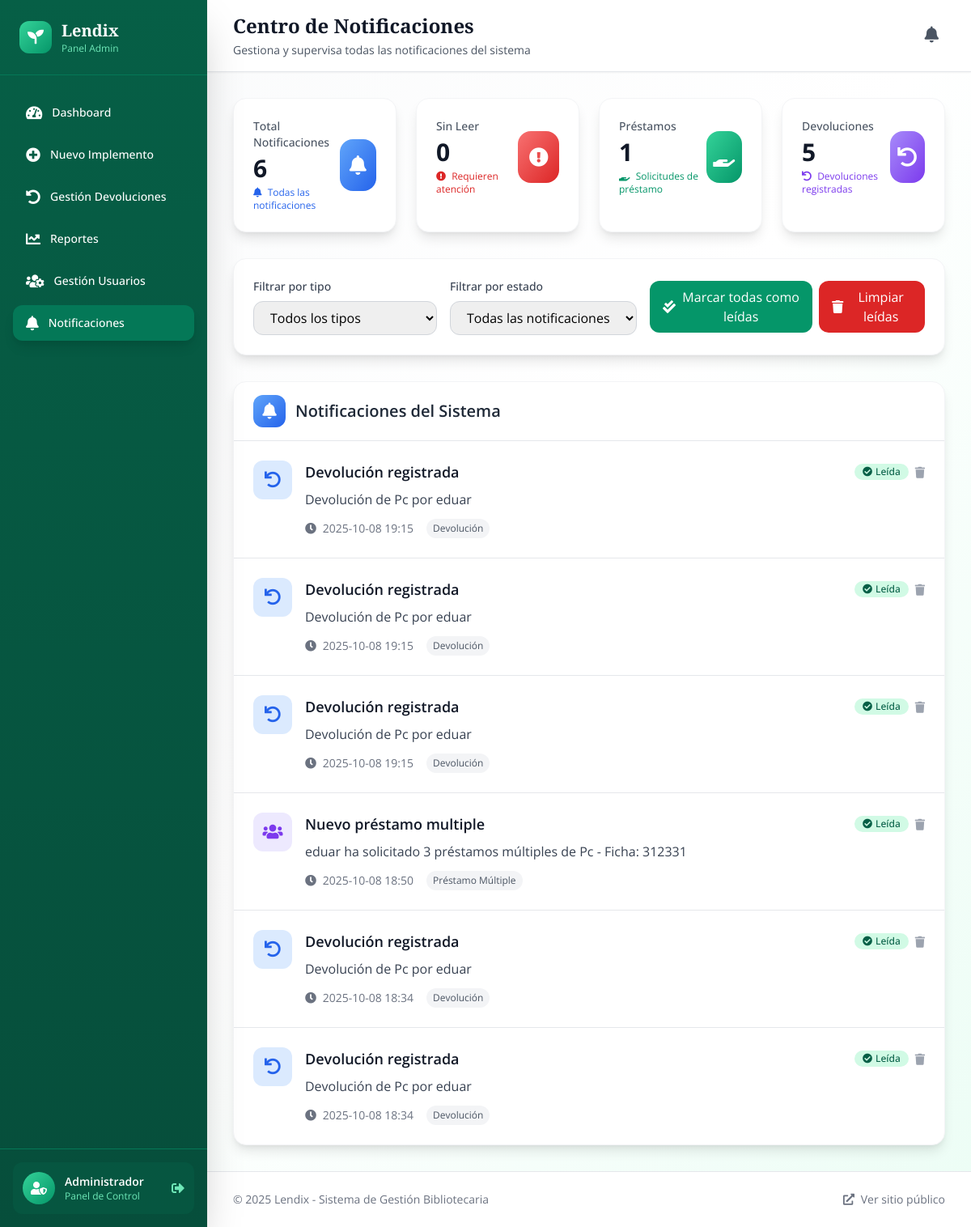
The page /admin/notificaciones (signed in) on the database its author committed.
### tables this page shows
CREATE TABLE notificaciones (
                id INTEGER PRIMARY KEY AUTOINCREMENT,
                tipo TEXT NOT NULL CHECK(tipo IN ('prestamo_individual', 'prestamo_multiple', 'devolucion', 'implemento_nuevo')),
                titulo TEXT NOT NULL,
                mensaje TEXT NOT NULL,
                fk_usuario INTEGER,
                fk_prestamo INTEGER,
                leida BOOLEAN DEFAULT 0,
                fecha_creacion TIMESTAMP DEFAULT CURRENT_TIMESTAMP,
                FOREIGN KEY (fk_usuario) REFERENCES usuarios(id),
                FOREIGN KEY (fk_prestamo) REFERENCES prestamos(id)
            );

### routes/admin.py (the view)
@admin_bp.route('/notificaciones')
@login_required
def notificaciones():
    if not is_admin():
        flash('No tienes permisos para acceder a esta página', 'error')
        return redirect('/')
    conn = get_db_connection()
    try:
        notificaciones = conn.execute('''
            SELECT n.*, u.nombre as usuario_nombre
            FROM notificaciones n
            LEFT JOIN usuarios u ON n.fk_usuario = u.id
            ORDER BY n.fecha_creacion DESC
            LIMIT 50
        ''').fetchall()
        conn.close()
        return render_template('admin/notificaciones.html', notificaciones=notificaciones)
    except Exception as e:
        flash(f'Error al cargar notificaciones: {str(e)}', 'error')
        conn.close()
        return redirect('/admin')

### app.py (called while the page is built)
@app.context_processor
def inject_user():
    return dict(
        current_user={
            'id': session.get('user_id'),
            'nombre': session.get('user_nombre'),
            'email': session.get('user_email'),
            'rol': session.get('rol'),
            'is_authenticated': 'user_id' in session
        }
    )

### routes/admin.py (called while the page is built)
def is_admin():
    return session.get('user_email') == 'Eduard@gmail.com' or session.get('rol') == 'admin'

### routes/login.py (called while the page is built)
def login_required(view):
    from functools import wraps
    @wraps(view)
    def wrapped_view(*args, **kwargs):
        if 'user_id' not in session:
            flash('Por favor, inicie sesión para acceder a esta página', 'error')
            return redirect(url_for('login.login'))
        return view(*args, **kwargs)
    return wrapped_view

### utils/db.py (called while the page is built)
def get_db_connection():
    conn = sqlite3.connect('models/database.db')
    conn.row_factory = sqlite3.Row
    return conn

### templates/admin/notificaciones.html (shortened to what this page needs)
{% extends "admin/base_admin.html" %}
{% block page_title %}Centro de Notificaciones{% endblock %}
{% block page_subtitle %}Gestiona y supervisa todas las notificaciones del sistema{% endblock %}
{% block content %}
<div class="grid grid-cols-1 md:grid-cols-2 lg:grid-cols-4 gap-6 mb-8">
    <div class="card-hover bg-white p-6 rounded-2xl shadow-lg border border-gray-100 animate-fade-in-up">
        <div class="flex items-center justify-between">
            <div>
                <p class="text-sm font-medium text-gray-600 mb-1">Total Notificaciones</p>
                <p class="text-3xl font-bold text-gray-900">{{ notificaciones|length }}</p>
                <p class="text-xs text-blue-600 mt-1">
                    <i class="fas fa-bell mr-1"></i>
                    Todas las notificaciones
                </p>
            </div>
            <div class="w-16 h-16 bg-gradient-to-br from-blue-400 to-blue-600 rounded-2xl flex items-center justify-center">
                <i class="fas fa-bell text-white text-2xl"></i>
            </div>
        </div>
    </div>
    <div class="card-hover bg-white p-6 rounded-2xl shadow-lg border border-gray-100 animate-fade-in-up" style="animation-delay: 0.1s">
        <div class="flex items-center justify-between">
            <div>
                <p class="text-sm font-medium text-gray-600 mb-1">Sin Leer</p>
                <p class="text-3xl font-bold text-gray-900">{{ notificaciones|selectattr('leida', 'eq', 0)|list|length }}</p>
                <p class="text-xs text-red-600 mt-1">
                    <i class="fas fa-exclamation-circle mr-1"></i>
                    Requieren atención
                </p>
            </div>
            <div class="w-16 h-16 bg-gradient-to-br from-red-400 to-red-600 rounded-2xl flex items-center justify-center">
                <i class="fas fa-exclamation-circle text-white text-2xl"></i>
            </div>
        </div>
    </div>
    <div class="card-hover bg-white p-6 rounded-2xl shadow-lg border border-gray-100 animate-fade-in-up" style="animation-delay: 0.2s">
        <div class="flex items-center justify-between">
            <div>
                <p class="text-sm font-medium text-gray-600 mb-1">Préstamos</p>
                <p class="text-3xl font-bold text-gray-900">{{ notificaciones|selectattr('tipo', 'in', ['prestamo_individual', 'prestamo_multiple'])|list|length }}</p>
                <p class="text-xs text-green-600 mt-1">
                    <i class="fas fa-hand-holding mr-1"></i>
                    Solicitudes de préstamo
                </p>
            </div>
            <div class="w-16 h-16 bg-gradient-to-br from-green-400 to-green-600 rounded-2xl flex items-center justify-center">
                <i class="fas fa-hand-holding text-white text-2xl"></i>
            </div>
        </div>
    </div>
    <div class="card-hover bg-white p-6 rounded-2xl shadow-lg border border-gray-100 animate-fade-in-up" style="animation-delay: 0.3s">
        <div class="flex items-center justify-between">
            <div>
                <p class="text-sm font-medium text-gray-600 mb-1">Devoluciones</p>
                <p class="text-3xl font-bold text-gray-900">{{ notificaciones|selectattr('tipo', 'eq', 'devolucion')|list|length }}</p>
                <p class="text-xs text-purple-600 mt-1">
                    <i class="fas fa-undo mr-1"></i>
                    Devoluciones registradas
                </p>
            </div>
            <div class="w-16 h-16 bg-gradient-to-br from-purple-400 to-purple-600 rounded-2xl flex items-center justify-center">
                <i class="fas fa-undo text-white text-2xl"></i>
            </div>
        </div>
    </div>
</div>
<div class="card-hover bg-white rounded-2xl shadow-lg border border-gray-100 p-6 mb-8 animate-fade-in-up">
    <div class="flex flex-col md:flex-row justify-between items-start md:items-center gap-4">
        <div class="flex flex-col md:flex-row gap-4">
            <div>
                <label class="block text-sm font-medium text-gray-700 mb-2">Filtrar por tipo</label>
                <select id="filtroTipo" class="px-4 py-2 border border-gray-300 rounded-xl focus:outline-none focus:ring-2 focus:ring-green-500 focus:border-green-500">
                    <option value="todos">Todos los tipos</option>
                </select>
            </div>
            <div>
                <label class="block text-sm font-medium text-gray-700 mb-2">Filtrar por estado</label>
                <select id="filtroEstado" class="px-4 py-2 border border-gray-300 rounded-xl focus:outline-none focus:ring-2 focus:ring-green-500 focus:border-green-500">
                    <option value="todos">Todas las notificaciones</option>
                </select>
            </div>
        </div>
        <div class="flex gap-2">
            <button onclick="marcarTodasComoLeidas()"
                    class="px-4 py-2 bg-green-600 text-white rounded-xl hover:bg-green-700 transition-all duration-300 flex items-center">
                <i class="fas fa-check-double mr-2"></i>
                Marcar todas como leídas
            </button>
            <button onclick="eliminarTodasLeidas()"
                    class="px-4 py-2 bg-red-600 text-white rounded-xl hover:bg-red-700 transition-all duration-300 flex items-center">
                <i class="fas fa-trash mr-2"></i>
                Limpiar leídas
            </button>
        </div>
    </div>
</div>
<div class="card-hover bg-white rounded-2xl shadow-lg border border-gray-100 overflow-hidden animate-fade-in-up">
    <div class="px-6 py-4 border-b border-gray-200">
        <h2 class="text-xl font-semibold text-gray-800 flex items-center">
            <div class="w-10 h-10 bg-gradient-to-br from-blue-400 to-blue-600 rounded-xl flex items-center justify-center mr-3">
                <i class="fas fa-bell text-white"></i>
            </div>
            Notificaciones del Sistema
        </h2>
    </div>
    <div class="divide-y divide-gray-200">
        {% if notificaciones %}
            {% for notificacion in notificaciones %}
            <div class="p-6 hover:bg-gray-50 transition-colors notification-item {% if notificacion.leida == 0 %}bg-blue-50 border-l-4 border-blue-500{% endif %}"
                 data-tipo="{{ notificacion.tipo }}" data-estado="{% if notificacion.leida == 0 %}sin_leer{% else %}leidas{% endif %}">
                <div class="flex items-start space-x-4">
                    <div class="flex-shrink-0">
                        <div class="w-12 h-12 rounded-xl flex items-center justify-center
                            {% if notificacion.tipo == 'prestamo_individual' %}bg-green-100 text-green-600
                            {% elif notificacion.tipo == 'prestamo_multiple' %}bg-purple-100 text-purple-600
                            {% elif notificacion.tipo == 'devolucion' %}bg-blue-100 text-blue-600
                            {% elif notificacion.tipo == 'implemento_nuevo' %}bg-orange-100 text-orange-600
                            {% elif notificacion.tipo == 'usuario_nuevo' %}bg-yellow-100 text-yellow-600
                            {% else %}bg-gray-100 text-gray-600{% endif %}">
                            {% if notificacion.tipo == 'prestamo_individual' %}
                                <i class="fas fa-user text-xl"></i>
                            {% elif notificacion.tipo == 'prestamo_multiple' %}
                                <i class="fas fa-users text-xl"></i>
                            {% elif notificacion.tipo == 'devolucion' %}
                                <i class="fas fa-undo text-xl"></i>
                            {% elif notificacion.tipo == 'implemento_nuevo' %}
                                <i class="fas fa-plus text-xl"></i>
                            {% elif notificacion.tipo == 'usuario_nuevo' %}
                                <i class="fas fa-user-plus text-xl"></i>
                            {% else %}
                                <i class="fas fa-info-circle text-xl"></i>
                            {% endif %}
                        </div>
                    </div>
                    <div class="flex-1 min-w-0">
                        <div class="flex items-center justify-between mb-2">
                            <h3 class="text-lg font-semibold text-gray-900">{{ notificacion.titulo }}</h3>
                            <div class="flex items-center space-x-2">
                                {% if notificacion.leida == 0 %}
                                    <span class="inline-flex items-center px-2.5 py-0.5 rounded-full text-xs font-medium bg-red-100 text-red-800">
                                        <i class="fas fa-circle mr-1 text-xs"></i>
                                        Sin leer
                                    </span>
                                {% else %}
                                    <span class="inline-flex items-center px-2.5 py-0.5 rounded-full text-xs font-medium bg-green-100 text-green-800">
                                        <i class="fas fa-check-circle mr-1 text-xs"></i>
                                        Leída
                                    </span>
                                {% endif %}
                                <button onclick="eliminarNotificacion('{{ notificacion.id }}')"
                                        class="text-gray-400 hover:text-red-500 transition-colors"
                                        title="Eliminar notificación">
                                    <i class="fas fa-trash text-sm"></i>
                                </button>
                            </div>
                        </div>
                        <p class="text-gray-700 mb-3">{{ notificacion.mensaje }}</p>
                        <div class="flex items-center justify-between">
                            <div class="flex items-center space-x-4 text-sm text-gray-500">
                                <span>
                                    <i class="fas fa-clock mr-1"></i>
                                    {{ notificacion.fecha_creacion[:16] }}
                                </span>
                                <span class="px-2 py-1 bg-gray-100 text-gray-600 rounded-full text-xs">
                                    {% if notificacion.tipo == 'prestamo_individual' %}
                                        Préstamo Individual
                                    {% elif notificacion.tipo == 'prestamo_multiple' %}
                                        Préstamo Múltiple
                                    {% elif notificacion.tipo == 'devolucion' %}
                                        Devolución
                                    {% elif notificacion.tipo == 'implemento_nuevo' %}
                                        Implemento Nuevo
                                    {% elif notificacion.tipo == 'usuario_nuevo' %}
                                        Usuario Nuevo
                                    {% else %}
                                        General
                                    {% endif %}
                                </span>
                            </div>
                        </div>
                    </div>
                </div>
            </div>
            {% endfor %}
        {% endif %}
    </div>
</div>
{% endblock %}

### templates/admin/base_admin.html (style rules this page uses)
body { font-family: 'Open Sans', sans-serif; }
.animate-fade-in-up { animation: fadeInUp 0.6s ease-out; }
.card-hover { transition: all 0.3s cubic-bezier(0.4, 0, 0.2, 1); }

### rows shown on the page
notificaciones: tipo "devolucion" (drawn), titulo "Devolución registrada", leida True (drawn), mensaje "Devolución de Pc por eduar", fecha_creacion "2025-10-08 19:15"
notificaciones: tipo "devolucion" (drawn), titulo "Devolución registrada", leida True (drawn), mensaje "Devolución de Pc por eduar", fecha_creacion "2025-10-08 19:15"
notificaciones: tipo "devolucion" (drawn), titulo "Devolución registrada", leida True (drawn), mensaje "Devolución de Pc por eduar", fecha_creacion "2025-10-08 19:15"
notificaciones: titulo "Nuevo préstamo multiple", leida True (drawn), mensaje "eduar ha solicitado 3 préstamos múltiples de Pc - Ficha: 312331", fecha_creacion "2025-10-08 18:50", shows "Préstamo Múltiple"
notificaciones: tipo "devolucion" (drawn), titulo "Devolución registrada", leida True (drawn), mensaje "Devolución de Pc por eduar", fecha_creacion "2025-10-08 18:34"
notificaciones: tipo "devolucion" (drawn), titulo "Devolución registrada", leida True (drawn), mensaje "Devolución de Pc por eduar", fecha_creacion "2025-10-08 18:34"

### other values the page prints
{{ notificaciones|length }} "6"
{{ notificaciones|selectattr('leida', 'eq', 0)|list|length }} "0"
{{ notificaciones|selectattr('tipo', 'eq', 'devolucion')|list|length }} "5"
